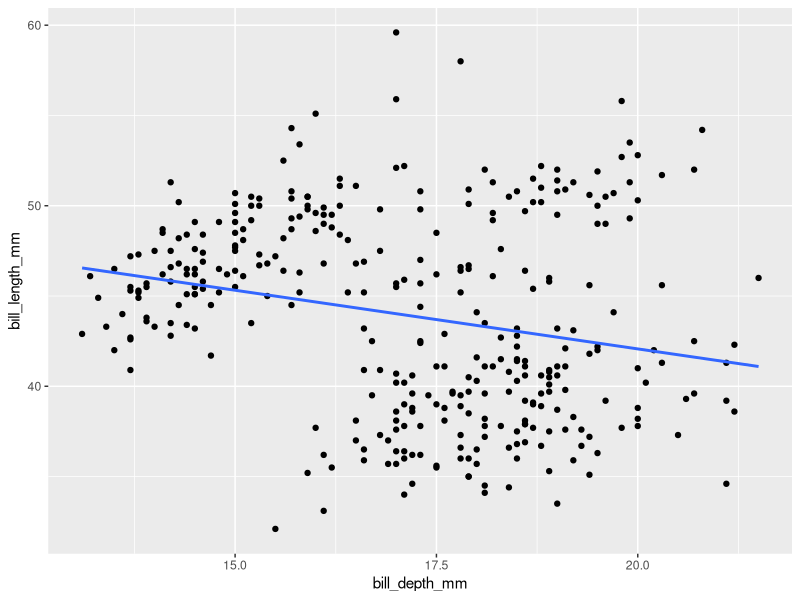
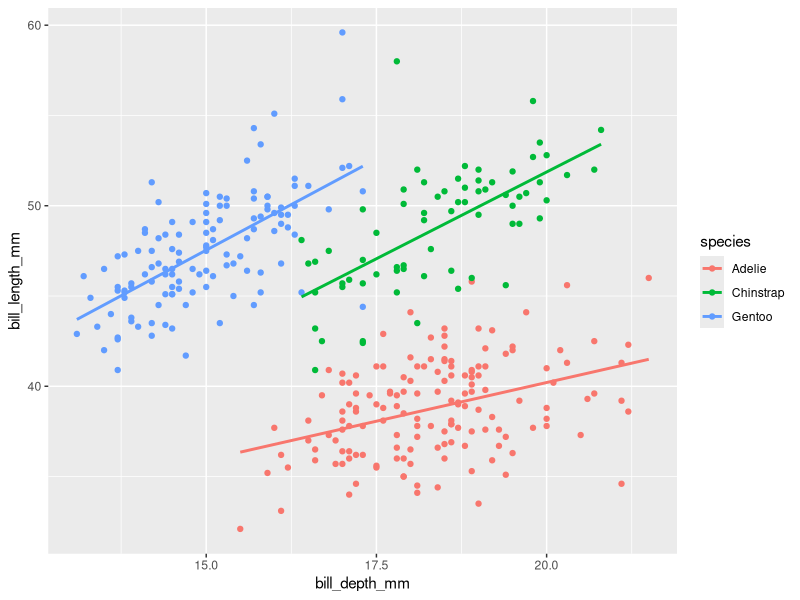

Recreate these plots in R, in order.
library(tidyverse)
library(palmerpenguins)

p2 <- penguins |> select(species, bill_length_mm, bill_depth_mm) |> 
  drop_na()

# filter()

p2 |> filter(bill_length_mm > 40)
p2 |> filter(species == "Adelie")
p2 |> filter(species != "Adelie" & bill_length_mm > 50)

# slice() slice_...()

p2 |> arrange(bill_length_mm)
p2 |> arrange(desc(bill_length_mm)) |> slice(1:5)

p2 |> slice_head(n = 5)
p2 |> slice_tail(n = 5)

p2 |> slice_max(bill_length_mm, n = 5)

p2 |> slice_sample(n = 20)
p2 |> slice_sample(prop = 0.25)

p2 |> 
  group_by(species) |> summarize(n = n(), 
                                 mean_bill = mean(bill_length_mm), 
                                 t_crit = abs(qt(0.025, n - 1)))

abs(qt(0.025, 10))
qt(0.975, 10)
qt(1  - 0.025, 10)

# Upper: Mean + t_crit * SEM
# Lower: Mean - t_crit * SEM

fm <- lm(bill_length_mm ~ bill_depth_mm, p2)
summary(fm)

confint(fm)

ggplot(p2, aes(y = bill_length_mm, x = bill_depth_mm))+
  geom_point() +
  geom_smooth(formula = y ~ x, method = "lm", se=FALSE)

ggplot(p2, aes(y = bill_length_mm, x = bill_depth_mm, color = species))+
  geom_point() +
  geom_smooth(formula = y ~ x, method = "lm", se=FALSE)
